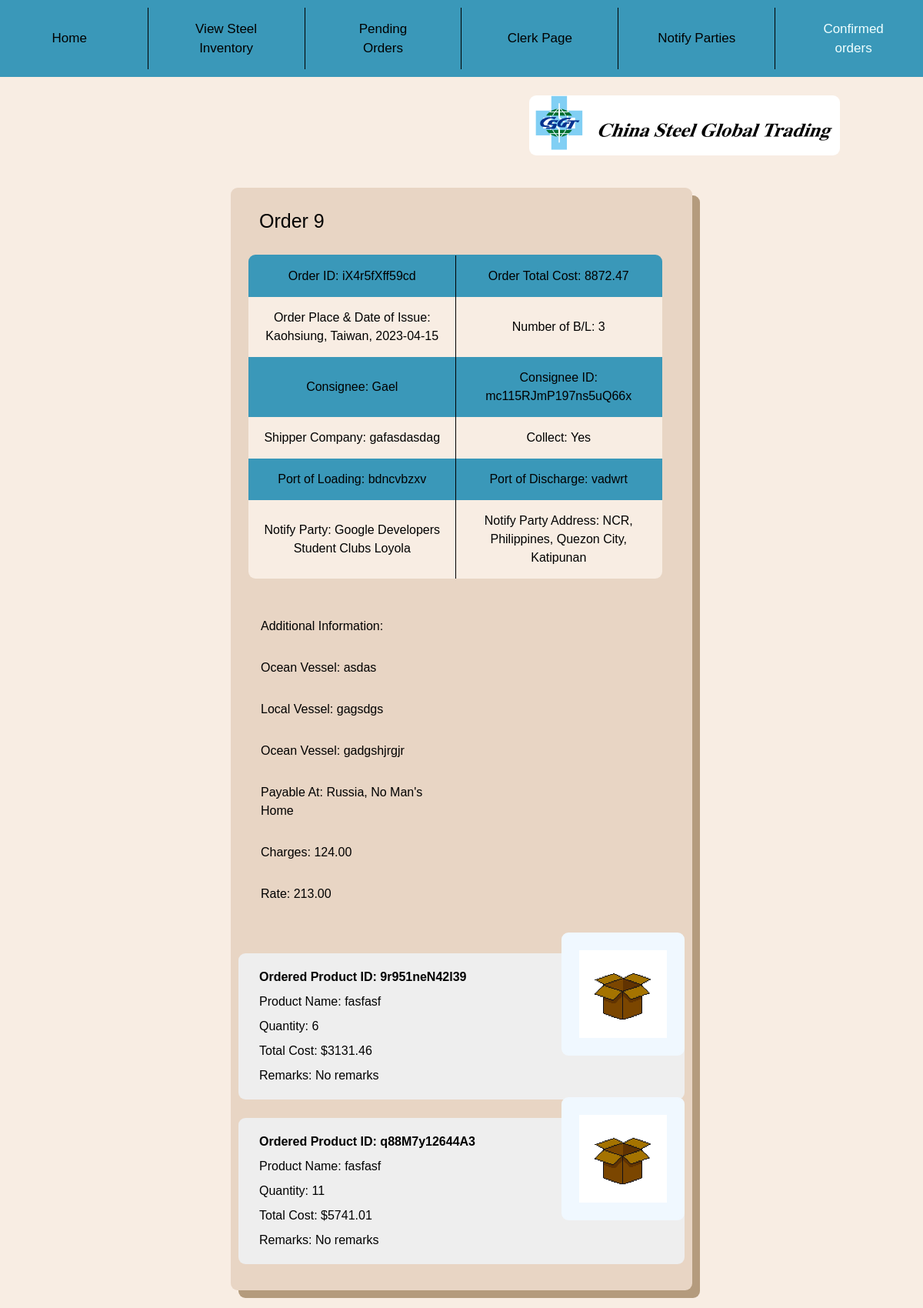
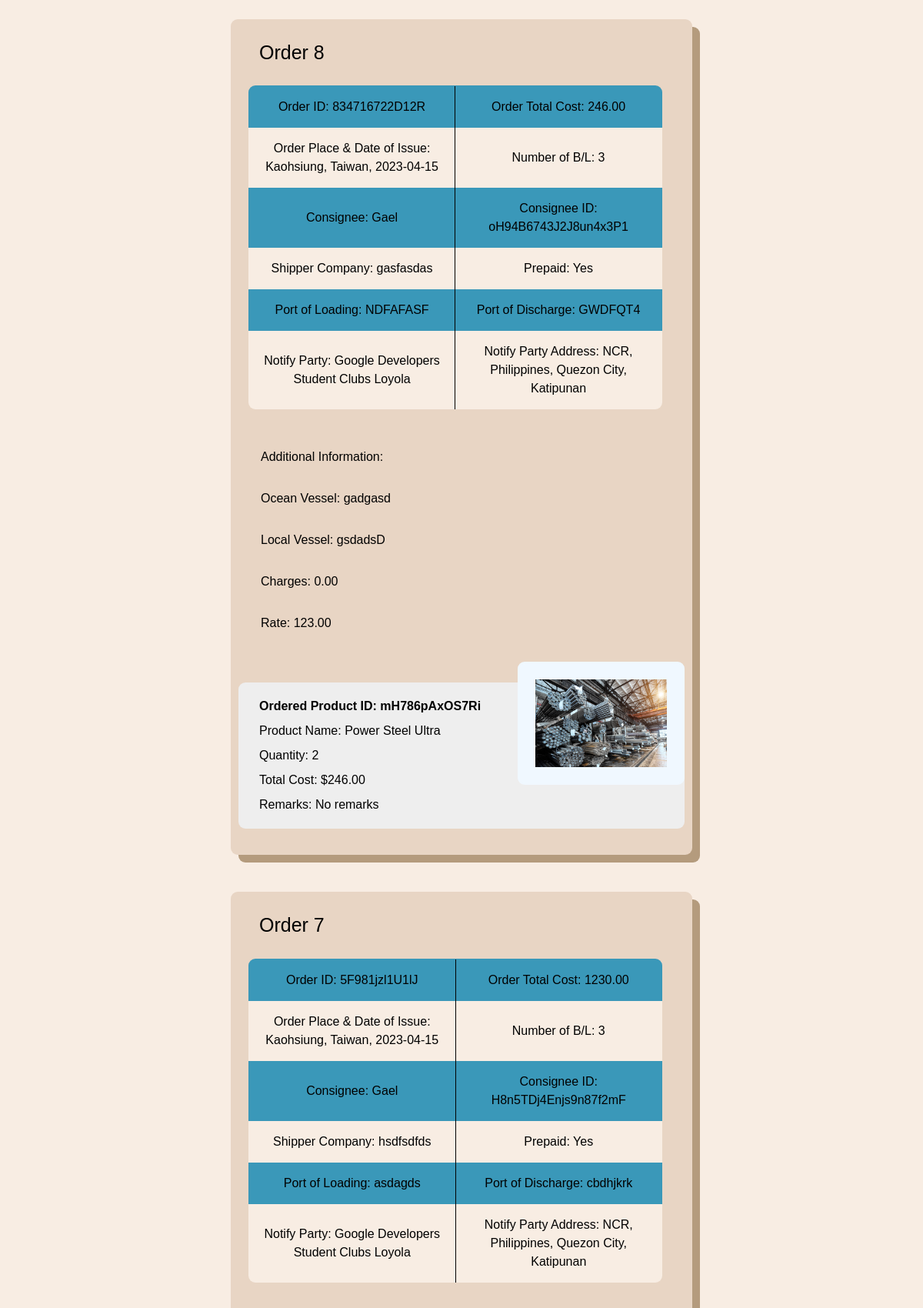
/ConfirmedOrders (signed in, upper part), run on the app's committed database (2 pictures, top to bottom).
### Inventory/models.py (models this page shows, shortened)
class FinalOrder(models.Model):
    ShipperName = models.CharField(max_length=100, default='', blank=True)
    OceanVessel = models.CharField(max_length=50, null=True, default='')
    LocalVessel =  models.CharField(max_length=50, null=True, default='')
    LocalVesselOrigin = models.CharField(max_length=50, null=True, default='')
    TotalCost = models.DecimalField(default=0, validators=[DecimalValidator(10,2)], decimal_places=2, max_digits=10)
    Finished = models.BooleanField(default=False) #confirmed or not
    OrderDate = models.DateField(auto_now_add=True)#auto_now_add=True)
    Time = models.TimeField(default=timezone.now())
    Verification = models.CharField(default='',unique=True, max_length=13, null=True, blank=True) #Orderid -> verification
    BL = models.ForeignKey(Consignee, null=False, blank=True, on_delete=models.CASCADE)
    NotifyName = models.ForeignKey(NotifyParty, default=None, on_delete=models.CASCADE, null=True, blank=True)
    NumOfBL = models.IntegerField(default=3, null=True, blank=True)
    PayAt = models.CharField(default='', max_length=70, null=True, blank=True)
    Place = models.CharField(default="Kaohsiung, Taiwan", max_length=70, null=False)
    PlaceDate = models.CharField(default='', max_length=100, blank=True)
    Charges = models.DecimalField(default=0.0, max_length=11, validators=[MinValueValidator(Decimal('0.01'))], null=True, blank=True, decimal_places=2, max_digits=8)
    RevTons = models.CharField(max_length=1000, default='', null=True, blank=True)
    Rate = models.DecimalField(default=0.0, null=True, blank=True, validators=[MinValueValidator(Decimal('0.01'))], decimal_places=2, max_digits=8)
    Prepaid = models.CharField(max_length=20, default='', blank=True)
    Collect = models.CharField(max_length=20, default='', blank=True)
    Portload = models.CharField(max_length=255, default='', blank=True)
    Portdis = models.CharField(max_length=255, default='', blank=True)
    TranshTo = models.CharField(max_length=50, default='', null=True, blank=True)
    FinalDest = models.CharField(max_length=255, default='', null=True, blank=True)
    Voyage = models.SmallIntegerField(default=0, blank=True)
    objects = models.Manager()

class Consignee(models.Model):
    BL = models.CharField(max_length=20, default='', unique=True)
    Name = models.CharField(max_length=100)

class NotifyParty(models.Model):
    Name = models.CharField(max_length=50, unique=True)
    Street = models.CharField(max_length=100)
    City = models.CharField(max_length=100)
    State = models.CharField(max_length=100)
    Address = models.CharField(max_length=300)
    objects = models.Manager()

class OrderedProduct(models.Model):
    remarks = models.CharField(max_length=200)
    quantity = models.IntegerField(default=0)
    totalcost = models.DecimalField(default=0, validators=[DecimalValidator(10,2)], decimal_places=2, max_digits=10)
    OrderedProductID = models.CharField(default=None, unique=True, max_length=13)
    OrderID = models.ForeignKey(FinalOrder, default=None, on_delete=models.CASCADE)
    Marks = models.ForeignKey(Product, on_delete=models.CASCADE)
    objects = models.Manager()

class Product(models.Model): #Steels, not food
    objects = models.Manager()
    Name = models.CharField(max_length=200, unique=True)
    Image = models.ImageField(default= "images/defproduct.jpg", blank=True, upload_to="images/") #not have image if we dont have one, uploaded to images folder automatically
    Manufacturer = models.CharField(default=None, max_length=100)
    ManuLoc = models.CharField(default=None,max_length=255)
    Color = models.CharField(default=None, max_length=20)
    Status = models.BooleanField(default=True) #Records incase of removed
    Measurement = models.CharField(default=None, max_length=30)
    Description = models.CharField(default=None, max_length=500)
    GrossWeight = models.CharField(default=None, max_length=40)
    Marks = models.CharField(default=None, null=True, max_length=300)
    Length = models.CharField(max_length=20)
    Cost = models.DecimalField(default=0, validators=[DecimalValidator(7,2)], decimal_places=2, max_digits=7) #declared value USD
    Stock = models.BigIntegerField(default=0)
    Contact = models.CharField(max_length=500)

### Inventory/views.py (the view)
# urls.py: path('ConfirmedOrders',views.ShowComplete, name='doneorders'),
def ShowComplete(request):
    condition = True
    use = 'complete'
    DoneOrders = FinalOrder.objects.filter(Finished = True).order_by('-pk')
    OrderedP = OrderedProduct.objects.all()
    length = len(DoneOrders)
    if request.user.is_authenticated:
        pass
        return render(request, 'Inventory/products.html',{
            'use' : use,
            'C' : condition,
            'O' : DoneOrders,
            'Ord' : OrderedP,
            'L' : length
        })

### Inventory/templates/Inventory/products.html (shortened to what this page needs)
{% extends 'Inventory/base.html' %}
{% load static %}
    {% block content %}
        {% if use == 'home' %}
        <span class="Largetext" style="margin-left:8vw; font-family: Helvetica;"> Product Inventory Management Site </span> <br>
            {% if C == True %}
            <br>
            <div style="margin-left: -1vw;" id="options">
                <a class="Button w-auto" href="{% url 'createorder' %}" style="margin-left:10vw; position: relative;"> Create Order </a>
                <a class="Button" style="margin-left: 10px;" href="{% url 'addproduct' %}"> Add A Product </a>
                <input type="text" style="margin-right: 9vw; float: right; padding: 5px;" id="searchbar" onkeyup="myFunction()" placeholder="Search for Product">
            </div>
            {% else %}
            <br>
            <input type="text" style="margin-right: 9vw; float: right; padding: 5px;" id="searchbar" onkeyup="myFunction()" placeholder="Search for Product">
            <br>
            {% endif %}
        {% if L > 0 %}
        <table style="font-style: normal; font-weight: normal;" class="Frame" id="products">
            <tr class="identify">
                <th style="border-top-left-radius: 9px;"> Image </th>
                <th> Product </th>
                <th> Length </th>
                <th> Manufacturer Name </th>
                <th> Quantity </th>
                <th style="border-top-right-radius: 9px;"> Action </th>
            </tr>
                {% for p in P %}
                    {% if C == True %}
                    <tr class="Header" id="Listed">
                        <th> <img class="image" src="{{ p.Image.url }}"> </th>
                        <th> {{ p.Name }} </th>
                        <th> {{ p.Length }} </th>
                        <th> {{ p.Manufacturer }} </th>
                        <th> {{ p.Stock }} </th>
                        <th>
                            <div class="actions">
                            <a class="Button w-auto" href="{% url 'view' pk=p.pk %}"> View </a>
                            <a class="Button w-auto" href="{% url 'editproduct' pk=p.pk %}"> Edit </a>
                            </div>
                        </th>
                    </tr>
                    {% elif C == False %}
                        <tr class="Header" id="Listed">
                            <th> <img src="{{ p.Image.url }}" class="image"> </th>
                            <th> {{ p.Name }} </th>
                            <th> {{ p.Length }} </th>
                            <th> {{ p.Manufacturer }} </th>
                            <th> {{ p.Stock }} </th>
                            <th> <a class="Button" href="{% url 'view' pk=p.pk %}" id="view"> View Information </a> </th>
                        </tr>
                    {% endif %}
                {% endfor %}
            </table>
            <br><br>
        {% else %}
            {% if C == True %}
                <div class="container" style="padding: 20px; margin-top: 5vh;"> No products registered. &nbsp Add Products now! </div>
            {% elif C == False %}
                <div class="container" style="padding: 20px; margin-top: 5vh;"> No products registered &nbsp  Login to add Products! </div>
            {% endif %}
        {% endif %}
    {% elif use == 'complete' %}
        {% if C == True %}
        <br><br><br>
        {% if L > 0%}
        {% for o in O %}
            <div class="container">
                <div class="Largetext"> Order {{o.pk}} </div>
                <table id="tab" style="text-align: center; width: 45vw; max-width: 100%; border-width: 2px; margin-right: 1vw; word-break: break-word;">
                    <tr>
                        <th> <b>Order ID</b>: {{o.Verification}} </th>
                        <th> <b>Order Total Cost</b>: {{o.TotalCost}} </th>
                    </tr>
                    <tr>
                        <th> <b>Order Place & Date of Issue</b>: {{o.PlaceDate}} </th>
                        <th> <b>Number of B/L</b>: {{o.NumOfBL}} </th>
                    </tr>
                    <tr>
                        <th> <b>Consignee</b>: {{o.BL.Name}} </th>
                        <th> <b>Consignee ID</b>: {{o.BL.BL}} </th>
                    </tr>
                    <tr>
                        <th> <b>Shipper Company</b>: {{o.ShipperName}} </th>
                        {% if o.Prepaid == 'Yes' %}
                        <th> <b>Prepaid</b>: Yes </th>
                        {% else %}
                        <th> <b>Collect</b>: Yes </th>
                        {% endif %}
                    </tr>
                    <tr>
                        <th> <b>Port of Loading</b>: {{o.Portload}} </th>
                        <th> <b>Port of Discharge</b>: {{o.Portdis}} </th>
                    </tr>
                    <tr>
                        <th style="border-bottom-left-radius: 9px;"> <b>Notify Party</b>: {{o.NotifyName.Name}} </th>
                        <th style="border-bottom-right-radius: 9px;"> <b>Notify Party Address</b>: {{o.NotifyName.Address}} </th>
                    </tr>
                    <tr class="last">
                        <th class="last" style="padding-top: 50px; background-color: transparent;"> Additional Information: </th>
                    </tr>
                    {% if o.OceanVessel != "" %}
                    <tr class="last">
                        <th class="last"> <b>Ocean Vessel</b>: {{o.OceanVessel}} </th>
                    </tr>
                    {% endif %}
                    {% if o.LocalVessel != "" %}
                    <tr class="last">
                        <th class="last"> <b>Local Vessel</b>: {{o.LocalVessel}} </th>
                    </tr>
                    {% endif %}
                    {% if o.LocalVesselOrigin != "" %}
                    <tr class="last">
                        <th class="last"> <b>Ocean Vessel</b>: {{o.LocalVesselOrigin}} </th>
                    </tr>
                    {% endif %}
                    {% if o.PayAt != "" %}
                    <tr class="last">
                        <th class="last"> <b>Payable At</b>: {{o.PayAt}} </th>
                    </tr>
                    {% endif %}
                    {% if o.Charges != "" %}
                    <tr class="last">
                        <th class="last"> <b>Charges</b>: {{o.Charges}} </th>
                    </tr>
                    {% endif %}
                    {% if o.Rate != "" %}
                    <tr class="last">
                        <th class="last"> <b>Rate</b>: {{o.Rate}} </th>
                    </tr>
                    {% endif %}
                </table> <br><br>
                {% for p in Ord %}
                    {% if p.OrderID == o %}
                    <div class="container" id="sub" style="display: relative; max-height: fit-content; box-shadow: none;">
                        <img src="{{p.Marks.Image.url}}" class="image" style="padding: 20px; max-width: 100%; position: absolute; right: 0vw; top: -0.3vh; border-radius: 9px; border: solid aliceblue; background-color: aliceblue;">
                        <div class="bodytext">
                            <span><b> Ordered Product ID: {{p.OrderedProductID}} </b></span> <br>
                            <span> Product Name: {{p.Marks.Name}} </span><br>
                            <span> Quantity: {{p.quantity}} </span><br>
                            <span> Total Cost: ${{p.totalcost}} </span><br>
                            <span style="display: flex; flex-wrap: wrap; word-break: break-word; max-width: 30vw;"> Remarks: {{p.remarks}} </span>
                        </div>
                    </div>
                    <br>
                    {% endif %}
                {% endfor %}
            </div> <br><br>
        {% endfor %}
        {% else %}
            <div class="container" style="padding: 20px;"> No confirmed orders yet</div>
        {% endif %}
        {% endif %}
    {% endif %}
    <br><br>
    {% endblock %}

### Inventory/templates/Inventory/products.html (style rules this page uses)
tr > th { max-width: 100%; width: 38vw; word-wrap: break-word; margin-top: 5vh; font-weight: 200; padding: 15px; }
tr > th:nth-child(2) { border-left: solid 1px; }
.last { border: none; text-align: left; }
tr:nth-child(odd):not(.last) { background-color: #3A98B9; }
tr:nth-child(even):not(.last) { background-color: rgb(248, 237, 227); }
tr:first-child th:first-child { border-top-left-radius: 9px; }
tr:first-child th:nth-child(2) { border-top-right-radius: 9px; }
#sub { background-color: rgb(238, 238, 238); margin: auto; }

### data on the page
FinalOrder: pk "9", Verification "iX4r5fXff59cd", TotalCost "8872.47", PlaceDate "Kaohsiung, Taiwan, 2023-04-15", NumOfBL "3", BL.Name "Gael", BL.BL "mc115RJmP197ns5uQ66x", ShipperName "gafasdasdag", Prepaid "Collect", Portload "bdncvbzxv", Portdis "vadwrt", NotifyName.Name "Google Developers Student Clubs Loyola", NotifyName.Address "NCR, Philippines, Quezon City, Katipunan", OceanVessel "asdas", LocalVessel "gagsdgs", LocalVesselOrigin "gadgshjrgjr", PayAt "Russia, No Man's Home", Charges "124.00", Rate "213.00"
OrderedProduct: Marks.Image (picture), OrderedProductID "9r951neN42l39", Marks.Name "fasfasf", quantity "6", totalcost "3131.46", remarks "No remarks"
OrderedProduct: Marks.Image (picture), OrderedProductID "q88M7y12644A3", Marks.Name "fasfasf", quantity "11", totalcost "5741.01", remarks "No remarks"
FinalOrder: pk "8", Verification "834716722D12R", TotalCost "246.00", PlaceDate "Kaohsiung, Taiwan, 2023-04-15", NumOfBL "3", BL.Name "Gael", BL.BL "oH94B6743J2J8un4x3P1", ShipperName "gasfasdas", Prepaid "Prepaid", Portload "NDFAFASF", Portdis "GWDFQT4", NotifyName.Name "Google Developers Student Clubs Loyola", NotifyName.Address "NCR, Philippines, Quezon City, Katipunan", OceanVessel "gadgasd", LocalVessel "gsdadsD", Charges "0.00", Rate "123.00"
OrderedProduct: Marks.Image (picture), OrderedProductID "mH786pAxOS7Ri", Marks.Name "Power Steel Ultra", quantity "2", totalcost "246.00", remarks "No remarks"
FinalOrder: pk "7", Verification "5F981jzl1U1lJ", TotalCost "1230.00", PlaceDate "Kaohsiung, Taiwan, 2023-04-15", NumOfBL "3", BL.Name "Gael", BL.BL "H8n5TDj4Enjs9n87f2mF", ShipperName "hsdfsdfds", Prepaid "Prepaid", Portload "asdagds", Portdis "cbdhjkrk", NotifyName.Name "Google Developers Student Clubs Loyola", NotifyName.Address "NCR, Philippines, Quezon City, Katipunan"
